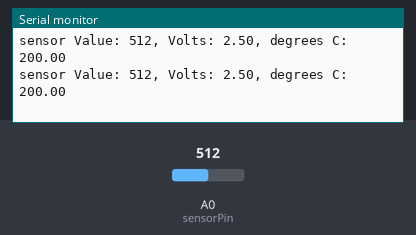
Bench run of a sketch on a simulated Arduino Uno, built with avr-gcc and run on an emulated ATmega328P. Shown: the last lines printed to the serial monitor. The inputs (shaded band) are chosen by the test bench; at power-on: A0 (sensorPin) = 512.

Above: at 1.2 s.
1.3 s: A0 (sensorPin) set to 306
At 1.39 s:
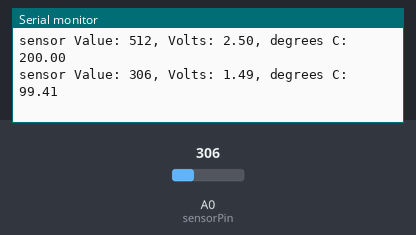
4.3 s: A0 (sensorPin) set to 314
At 4.3 s:
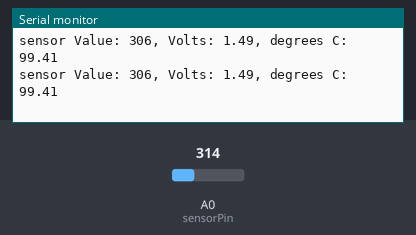
13.3 s: A0 (sensorPin) set to 110
At 13.32 s:
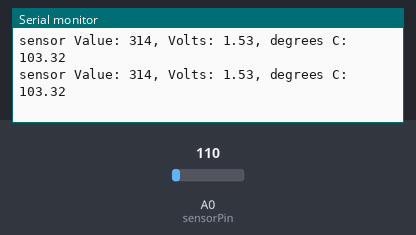
16.3 s: A0 (sensorPin) set to 134
At 16.33 s:
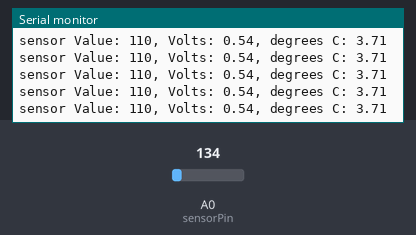
Timing chart, 0 to 19.3 s (numbered marks = the images above; inputs shaded):
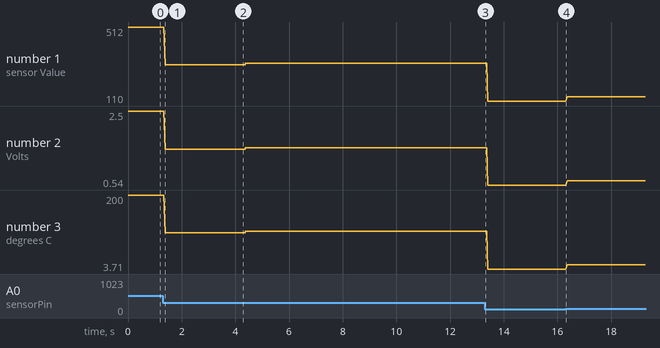

Measured:
- after the input at 1.3 s, the serial monitor: prints a new line after 0.08 s (image 1)
- plotted number 1: 512 → 306 after the input at 1.3 s, 306 → 314 after the input at 4.3 s, 314 → 110 after the input at 13.3 s, 110 → 134 after the input at 16.3 s
- plotted number 2: 2.5 → 1.49 after the input at 1.3 s, 1.49 → 1.53 after the input at 4.3 s, 1.53 → 0.54 after the input at 13.3 s, 0.54 → 0.65 after the input at 16.3 s
- plotted number 3: 200 → 99.41 after the input at 1.3 s, 99.41 → 103.32 after the input at 4.3 s, 103.32 → 3.71 after the input at 13.3 s, 3.71 → 15.43 after the input at 16.3 s

The sketch:

serial_input.ino
```cpp
/*

Laurent Pitoiset 2015
serial input from temperature sensor
output values in serial monitor

 */

// named constant for the pin the sensor is connected to
const int sensorPin = A0;

void setup(){
  // open a serial connection to display values
  Serial.begin(9600);
}

void loop(){
  // read the value on AnalogIn pin 0
  // and store it in a variable
  int sensorVal = analogRead(sensorPin);

  // send the 10-bit sensor value out the serial port
  Serial.print("sensor Value: ");
  Serial.print(sensorVal);

  // convert the ADC reading to voltage
  float voltage = (sensorVal/1024.0) * 5.0;

  // Send the voltage level out the Serial port
  Serial.print(", Volts: ");
  Serial.print(voltage);

  // convert the voltage to temperature in degrees C
  // the sensor changes 10 mV per degree
  // the datasheet says there's a 500 mV offset
  // ((volatge - 500mV) times 100)
  Serial.print(", degrees C: ");
  float temperature = (voltage - .5) * 100;
  Serial.println(temperature);

  delay(1);
}
```
